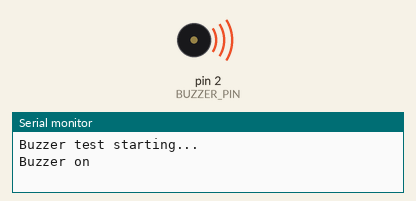
Simulated run of this sketch. Board: Arduino Uno, built with avr-gcc and run on an emulated ATmega328P. Parts: buzzer (waves = sounding, pin HIGH), the last lines printed to the serial monitor.

Above: at 1.0 s.
At 3.0 s:
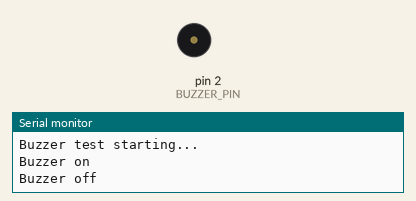
Timing chart, 0 to 5.2 s (numbered marks = the images above):
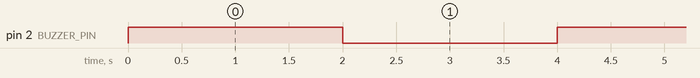

Measured:
- by itself, pin 2 (BUZZER_PIN): alternates HIGH for 2.0 s and LOW for 2.0 s

The sketch:

buzzer_test.ino
```cpp
#define BUZZER_PIN 2 // Change this to the GPIO pin where your buzzer is connected

void setup() {
  Serial.begin(115200); // Initialize serial communication
  pinMode(BUZZER_PIN, OUTPUT);
  Serial.println("Buzzer test starting...");
}

void loop() {
  Serial.println("Buzzer on");
  digitalWrite(BUZZER_PIN, HIGH); // Turn the buzzer on
  delay(2000); // Wait for 2 seconds

  Serial.println("Buzzer off");
  digitalWrite(BUZZER_PIN, LOW); // Turn the buzzer off
  delay(2000); // Wait for 2 seconds
}
```
